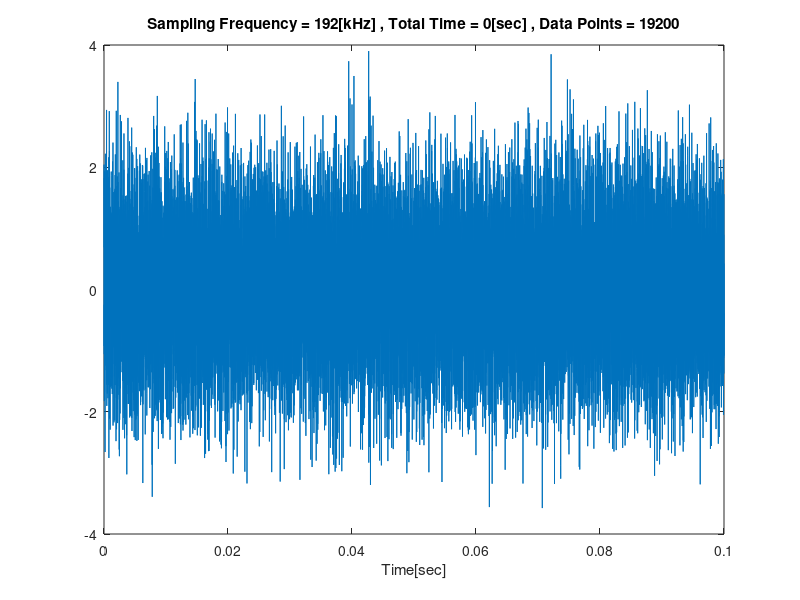

The MATLAB script that drew this image: (Note: this script raises an error after producing the figure.)
%% 一つ目の白色ガウスノイズの定数定義
deltaF_1 = 10;
fs_1 = 192e3;
N_1 = fs_1 / deltaF_1;
T_1 = N_1 / fs_1;

%% 二つ目の白色ガウスノイズの定数定義
deltaF_2 = 10;
fs_2 = 192e3 / 2;
N_2 = fs_2 / deltaF_2;
T_2 = N_2 / fs_2;

%% ガウスノイズの作成 パワーが約 1 ワット (0 dBW)
y1_wgn = wgn( N_1 , 1 , 0 );
y2_wgn = wgn( N_2 , 1 , 0 );

%% 時間ベクトルの生成
t_1 = 0 : 1/fs_1 : T_1 - 1/fs_1;
t_2 = 0 : 1/fs_2 : T_2 - 1/fs_2;

%% プロットを行う
figure('position', [0, 0, 1400, 700]);
plot( t_1 , y1_wgn );

title_y1 = sprintf( 'Sampling Frequency = %.0f[kHz] , Total Time = %.0f[sec] , Data Points = %.0f' ,fs_1/1e3 ,T_1 ,N_1 );
title(title_y1);
xlabel('Time[sec]');
ax = gca;
ax.FontSize = 20;
ylabel('Amplitude[V]');
xlim([ t_1(1) t_1(end) ]);

figure('position', [0, 0, 1400, 700]);
plot( t_2 , y2_wgn );
title_y2 = sprintf( 'Sampling Frequency = %.0f[kHz] , Total Time = %.0f[sec] , Data Points = %.0f' ,fs_2/1e3 ,T_2 ,N_2);
title(title_y2);
xlabel('Time[sec]');
ylabel('Amplitude[V]');
ax = gca;
ax.FontSize = 20;
xlim([ t_2(1) t_2(end) ]);

%% フーリエ変換

Y_1 = fft( y1_wgn );
L_1 = length( y1_wgn );
Spectrum_y1_2 = abs(Y_1/L_1);
Spectrum_y1_1 = Spectrum_y1_2(1:L_1/2+1);
Spectrum_y1_1(2:end-1) = 2*Spectrum_y1_1(2:end-1);
f1 = fs_1*(0:(L_1/2))/L_1;

Y_2 = fft( y2_wgn );
L_2 = length( y2_wgn );
Spectrum_y2_2 = abs(Y_2/L_2);
Spectrum_y2_1 = Spectrum_y2_2(1:L_2/2+1);
Spectrum_y2_1(2:end-1) = 2*Spectrum_y2_1(2:end-1);
f2 = fs_2*(0:(L_2/2))/L_2;

figure('position', [0, 0, 1400, 700]);
plot(f1/1e3,Spectrum_y1_1);
title_y1 = sprintf( 'Sampling Frequency = %.0f[kHz] , Total Time = %.0f[sec] , Data Points = %.0f' ,fs_1/1e3 ,T_1 ,N_1 );
title(title_y1);
xlabel('Frequency[kHz]');
ylabel('Amplitude[V] ???');
ax = gca;
ax.FontSize = 20;
xlim([ f1(1)/1e3 f1(end)/1e3 ]);

figure('position', [0, 0, 1400, 700]);
plot(f2/1e3,Spectrum_y2_1);
title_y2 = sprintf( 'Sampling Frequency = %.0f[kHz] , Total Time = %.0f[sec] , Data Points = %.0f' ,fs_2/1e3 ,T_2 ,N_2);
title(title_y2);
xlabel('Frequency[kHz]');
ylabel('Amplitude[V] ???');
ax = gca;
ax.FontSize = 20;
xlim([ f2(1)/1e3 f2(end)/1e3 ]);

%% パワースペクトル密度 FFT関数を利用する場合

xdft_1 = fft(y1_wgn);
xdft_1 = xdft_1(1:N_1/2+1);
psdx_1 = (1/(length(y1_wgn)*fs_1)) * abs(xdft_1).^2;
psdx_1(2:end-1) = 2*psdx_1(2:end-1);
freq_1 = 0:fs_1/length(y1_wgn):fs_1/2;

figure('position', [0, 0, 1400, 700]);
plot(freq_1/1e3,10*log10(psdx_1))
xlim([ freq_1(1)/1e3 freq_1(end)/1e3 ]);
title('Periodogram Using FFT')
xlabel('Frequency (kHz)')
ylabel('Power/Frequency (dB/Hz)')
ax = gca;
ax.FontSize = 20;

f = gcf;
exportgraphics(f,'./power_spectral_density/power_spectral_density_y1_wgn.png','Resolution',500);

xdft_2 = fft(y2_wgn);
xdft_2 = xdft_2(1:N_2/2+1);
psdx_2 = (1/(length(y2_wgn)*fs_2)) * abs(xdft_2).^2;
psdx_2(2:end-1) = 2*psdx_2(2:end-1);
freq_2 = 0:fs_2/length(y2_wgn):fs_2/2;

figure('position', [0, 0, 1400, 700]);
plot(freq_2/1e3,10*log10(psdx_2))
xlim([ freq_2(1)/1e3 freq_2(end)/1e3 ]);
title('Periodogram Using FFT')
xlabel('Frequency (kHz)')
ylabel('Power/Frequency (dB/Hz)')
ax = gca;
ax.FontSize = 20;

%% パワースペクトル密度 periodogram関数を利用する場合
figure('position', [0, 0, 1400, 700]);
periodogram(y1_wgn,rectwin(length(y1_wgn)),length(y1_wgn),fs_1);
ax = gca;
ax.FontSize = 20;

figure('position', [0, 0, 1400, 700]);
periodogram(y2_wgn,rectwin(length(y2_wgn)),length(y2_wgn),fs_2);
ax = gca;
ax.FontSize = 20;


%% 確認
fprintf('var = %f , power = %f[W] \n',var(y1_wgn) ,sum( psdx_1 ) );
fprintf('var = %f , power = %f[W] \n',var(y2_wgn) ,sum( psdx_2 ) );

%% 一つ目の白色ガウスノイズの定数定義
deltaF_1 = 30;
fs_1 = 192e3;
N_1 = fs_1 / deltaF_1;
T_1 = N_1 / fs_1;

%% 二つ目の白色ガウスノイズの定数定義
deltaF_2 = 30;
fs_2 = 192e3 / 5;
N_2 = fs_2 / deltaF_2;
T_2 = N_2 / fs_2;


%% ガウスノイズの作成 パワーが約 100ワット (20 dBW)
y1_wgn = wgn( N_1 , 1 , 20 );
y2_wgn = wgn( N_2 , 1 , 20 );

%% 時間ベクトルの生成
t_1 = 0 : 1/fs_1 : T_1 - 1/fs_1;
t_2 = 0 : 1/fs_2 : T_2 - 1/fs_2;

%% パワースペクトル密度 FFT関数を利用する場合
xdft_1 = fft(y1_wgn);
xdft_1 = xdft_1(1:N_1/2+1);
psdx_1 = (1/(length(y1_wgn)*fs_1)) * abs(xdft_1).^2;
psdx_1(2:end-1) = 2*psdx_1(2:end-1);
freq_1 = 0:fs_1/length(y1_wgn):fs_1/2;

figure('position', [0, 0, 1400, 700]);
plot(freq_1/1e3,10*log10(psdx_1))
xlim([ freq_1(1)/1e3 freq_1(end)/1e3 ]);
title('Periodogram Using FFT')
xlabel('Frequency (kHz)')
ylabel('Power/Frequency (dB/Hz)')
ax = gca;
ax.FontSize = 20;

xdft_2 = fft(y2_wgn);
xdft_2 = xdft_2(1:N_2/2+1);
psdx_2 = (1/(length(y2_wgn)*fs_2)) * abs(xdft_2).^2;
psdx_2(2:end-1) = 2*psdx_2(2:end-1);
freq_2 = 0:fs_2/length(y2_wgn):fs_2/2;

figure('position', [0, 0, 1400, 700]);
plot(freq_2/1e3,10*log10(psdx_2))
xlim([ freq_2(1)/1e3 freq_2(end)/1e3 ]);
title('Periodogram Using FFT')
xlabel('Frequency (kHz)')
ylabel('Power/Frequency (dB/Hz)')
ax = gca;
ax.FontSize = 20;

%% パワースペクトル密度 periodogram関数を利用する場合
figure('position', [0, 0, 1400, 700]);
periodogram(y1_wgn,rectwin(length(y1_wgn)),length(y1_wgn),fs_1);
ax = gca;
ax.FontSize = 20;

figure('position', [0, 0, 1400, 700]);
periodogram(y2_wgn,rectwin(length(y2_wgn)),length(y2_wgn),fs_2);
ax = gca;
ax.FontSize = 20;

%% 確認
fprintf('var = %f , power = %f[W] \n',var(y1_wgn) ,sum( psdx_1 ) );
fprintf('var = %f , power = %f[W] \n',var(y2_wgn) ,sum( psdx_2 ) );
